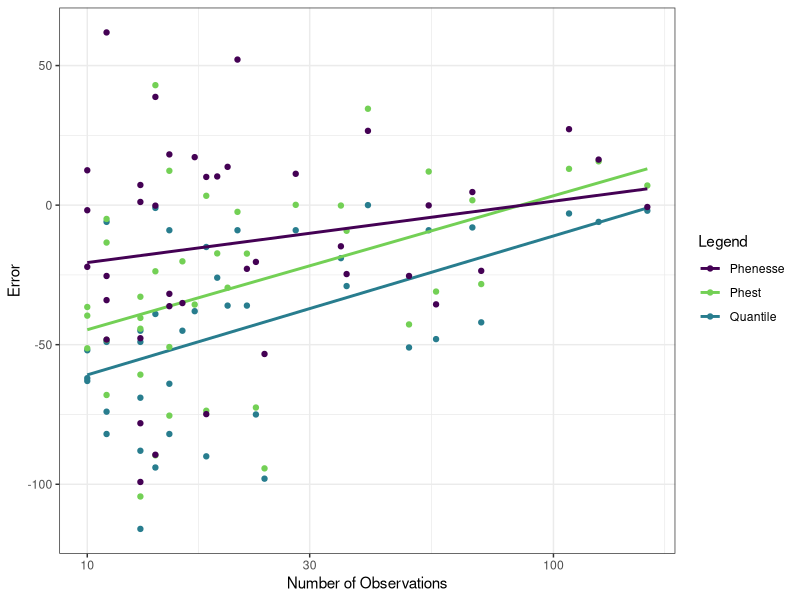
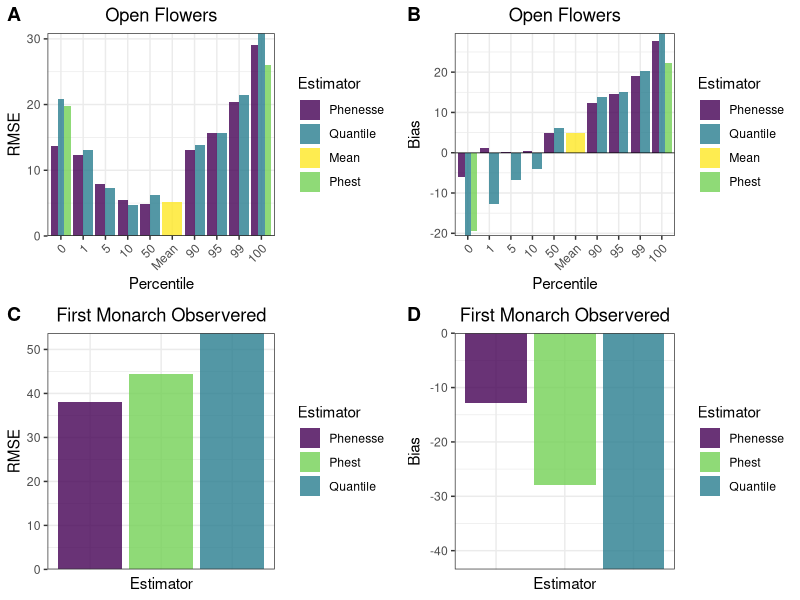

Write the R code that produced these figures, in order.
library(tidyverse)

# read in phenometric results
cc_12559 <- read.csv("empirical_data/empirical_results/cercis_canadensis_12559.csv", stringsAsFactors = FALSE) %>% 
  mutate(scientificName = "Cercis canadensis",
         hex_ids = 12559)
cc_10566 <- read.csv("empirical_data/empirical_results/cercis_canadensis_10566.csv", stringsAsFactors = FALSE) %>% 
  mutate(scientificName = "Cercis canadensis",
         hex_ids = 10566)

as_8896 <- read.csv("empirical_data/empirical_results/asclepias_syriaca_8896.csv", stringsAsFactors = FALSE) %>% 
  mutate(scientificName = "Asclepias syriaca",
         hex_ids = 8896)

# combine dataframes and add in RMSE and Bias calculations

total_results <- rbind(cc_10566, cc_12559, as_8896)

calc_rmse <- total_results %>% 
  group_by(percentile) %>% 
  summarise(phen_rmse = Metrics::rmse(actual = benchmark, predicted = phenes_est),
            q_rmse = Metrics::rmse(actual = benchmark, predicted = quan_est),
            phest_rmse = Metrics::rmse(actual = benchmark, predicted = phest_est),
            mean_rmse = Metrics::rmse(actual = benchmark, predicted = mean_est))

calc_bias <- total_results %>% 
  group_by(percentile) %>% 
  summarise(phen_bias = Metrics::bias(actual = benchmark, predicted = phenes_est),
            q_bias = Metrics::bias(actual = benchmark, predicted = quan_est),
            phest_bias = Metrics::bias(actual = benchmark, predicted = phest_est),
            mean_bias = Metrics::bias(actual = benchmark, predicted = mean_est))

rmse_long <- calc_rmse %>% 
  gather(Estimator, RMSE, -percentile) %>% 
  mutate(fac_Q = case_when(percentile == "0" ~ "0",
                           percentile == "0.01" ~ "1",
                           percentile == "0.05" ~ "5",
                           percentile == "0.1"~ "10",
                           percentile == "0.5"~ "50",
                           percentile == "mean" ~ "Mean",
                           percentile == "0.9" ~ "90",
                           percentile == "0.95" ~ "95",
                           percentile == "0.99" ~ "99",
                           percentile == "1" ~ "100")) %>% 
  mutate(fac_Q = factor(fac_Q, levels = c('0','1','5','10','50',"Mean",'90','95','99','100'))) %>% 
  mutate(Estimator = case_when(Estimator == "phen_rmse" ~ "Phenesse",
                               Estimator == "q_rmse" ~ "Quantile",
                               Estimator == "mean_rmse" ~ "Mean",
                               Estimator == "phest_rmse" ~ "Phest")) %>% 
  mutate(Estimator = factor(Estimator, levels = c('Phenesse', 
                                                  'Quantile', 
                                                  "Mean",
                                                  'Phest'))) %>% 
  na.omit()


bias_long <- calc_bias %>% 
  gather(Estimator, bias, -percentile) %>% 
  mutate(fac_Q = case_when(percentile == "0" ~ "0",
                           percentile == "0.01" ~ "1",
                           percentile == "0.05" ~ "5",
                           percentile == "0.1"~ "10",
                           percentile == "0.5"~ "50",
                           percentile == "mean" ~ "Mean",
                           percentile == "0.9" ~ "90",
                           percentile == "0.95" ~ "95",
                           percentile == "0.99" ~ "99",
                           percentile == "1" ~ "100")) %>% 
  mutate(fac_Q = factor(fac_Q, levels = c('0','1','5','10','50',"Mean",'90','95','99','100'))) %>% 
  mutate(Estimator = case_when(Estimator == "phen_bias" ~ "Phenesse",
                               Estimator == "q_bias" ~ "Quantile",
                               Estimator == "mean_bias" ~ "Mean",
                               Estimator == "phest_bias" ~ "Phest")) %>% 
  mutate(Estimator = factor(Estimator, levels = c('Phenesse', 
                                                  'Quantile', 
                                                  "Mean",
                                                  'Phest'))) %>% 
  na.omit()


# plot the results

flower_rmse <- ggplot() +
  geom_bar(rmse_long, mapping = aes(x = fac_Q, y = RMSE, fill = Estimator),
           stat = "identity", size = 1, alpha = 0.8, position = position_dodge(preserve = "total")) +
  geom_hline(yintercept = 0, alpha = 0.5) +
  ggtitle("Open Flowers") + 
  scale_y_continuous(expand = c(0,0)) +
  theme_bw() +
  scale_fill_manual(values = c("#440154FF", "#287D8EFF","#FDE725FF", "#73D055FF")) +
  labs(x = "Percentile", y = 'RMSE') + 
  theme(plot.title = element_text(hjust = 0.5), axis.text.x = element_text(angle = 45, hjust = 1)) 

flower_bias <- ggplot() +
  geom_bar(bias_long, mapping = aes(x = fac_Q, y = bias, fill = Estimator),
           stat = "identity", size = 1, alpha = 0.8, position = position_dodge(preserve = "total")) +
  geom_hline(yintercept = 0, alpha = 0.5) +
  ggtitle("Open Flowers") + 
  scale_y_continuous(expand = c(0,0)) +
  theme_bw() +
  scale_fill_manual(values = c("#440154FF", "#287D8EFF","#FDE725FF", "#73D055FF")) +
  labs(x = "Percentile", y = 'Bias') + 
  theme(plot.title = element_text(hjust = 0.5), axis.text.x = element_text(angle = 45, hjust = 1)) 


library(tidyverse)

## Read in monarch data 

te <- read.csv("empirical_data/inat_monarchs/total_estimates.csv", stringsAsFactors = FALSE)

te4 <- te %>% 
  filter(q_error >= 0) %>% 
  filter(inat_obs >= 10) %>% 
  filter(jn_obs >=2)

mon_error <- ggplot (te4) +
  geom_point(aes(x = inat_obs, y = q_error * -1, color = "Quantile")) +
  geom_smooth(aes(x = inat_obs, y = q_error * -1, color = "Quantile"), se = FALSE, method = "lm") +
  geom_point(aes(x = inat_obs, y = phest_error * -1, color = "Phest")) +
  geom_smooth(aes(x = inat_obs, y = phest_error * -1, color = "Phest"), se = FALSE, method = "lm") +
  geom_point(aes(x = inat_obs, y = phenesse_error * -1, color = "Phenesse")) +
  geom_smooth(aes(x = inat_obs, y = phenesse_error * -1, color = "Phenesse"), se = FALSE, method = "lm") +
  scale_x_log10() +
  labs(x = "Number of Observations", y = "Error", color = "Legend") +
  scale_color_manual(values = c("#440154FF", "#73D055FF", "#287D8EFF")) +
  theme_bw() 

ggsave("figures_outputs/empirical_outputs/monarch_error_by_obs.png", device = "png",
       height = 6, width = 8)

## RMSE AND BIAS calculation

rmse_bias <- te4 %>% 
  mutate(q_rmse = Metrics::rmse(actual = benchmark, predicted = quan_est),
         phen_rmse = Metrics::rmse(actual = benchmark, predicted = phen_est),
         phest_rmse = Metrics::rmse(actual = benchmark, predicted = phest_est),
         q_bias = Metrics::bias(actual = benchmark, predicted = quan_est),
         phen_bias = Metrics::bias(actual = benchmark, predicted = phen_est),
         phest_bias = Metrics::bias(actual = benchmark, predicted = phest_est)) %>% 
  distinct(q_rmse, phen_rmse, phest_rmse,
           q_bias, phen_bias, phest_bias)

rmse_bias2 <- data.frame(estimator = c("Quantile", "Phenesse", "Phest"),
                         rmse = c(rmse_bias$q_rmse, rmse_bias$phen_rmse, rmse_bias$phest_rmse),
                         bias = c(rmse_bias$q_bias, rmse_bias$phen_bias, rmse_bias$phest_bias)) %>% 
  mutate(Estimator = estimator)


mon_rmse <- ggplot(rmse_bias2) +
  geom_bar(mapping = aes(x = Estimator, y = rmse, fill = Estimator),
           stat = "identity", size = 1, alpha = 0.8, position = position_dodge(preserve = "total")) +
  ggtitle("First Monarch Observered") + 
  scale_y_continuous(expand = c(0,0)) +
  theme_bw() +
  labs(x = "Estimator", y = 'RMSE') + 
  scale_fill_manual(values = c("#440154FF", "#73D055FF", "#287D8EFF")) +
  theme(plot.title = element_text(hjust = 0.5),
        panel.spacing = unit(0.75, "lines"),
        axis.text.x = element_blank(),
        axis.ticks.x = element_blank()) 

mon_bias <- ggplot(rmse_bias2) +
  geom_bar(mapping = aes(x = Estimator, y = bias, fill = Estimator),
           stat = "identity", size = 1, alpha = 0.8, position = position_dodge(preserve = "total")) +
  ggtitle("First Monarch Observered") + 
  scale_y_continuous(expand = c(0,0)) +
  theme_bw() +
  labs(x = "Estimator", y = 'Bias') + 
  scale_fill_manual(values = c("#440154FF", "#73D055FF", "#287D8EFF")) +
  theme(plot.title = element_text(hjust = 0.5),
        panel.spacing = unit(0.75, "lines"),
        axis.text.x = element_blank(),
        axis.ticks.x = element_blank()) 


cp <- cowplot::plot_grid(flower_rmse, flower_bias, mon_rmse, mon_bias, ncol = 2, 
                         labels = c("A", "B", "C", "D"))

ggsave(filename = "figures_outputs/empirical_outputs/empirical_results.png", plot = cp,
       width = 11, height = 8)
